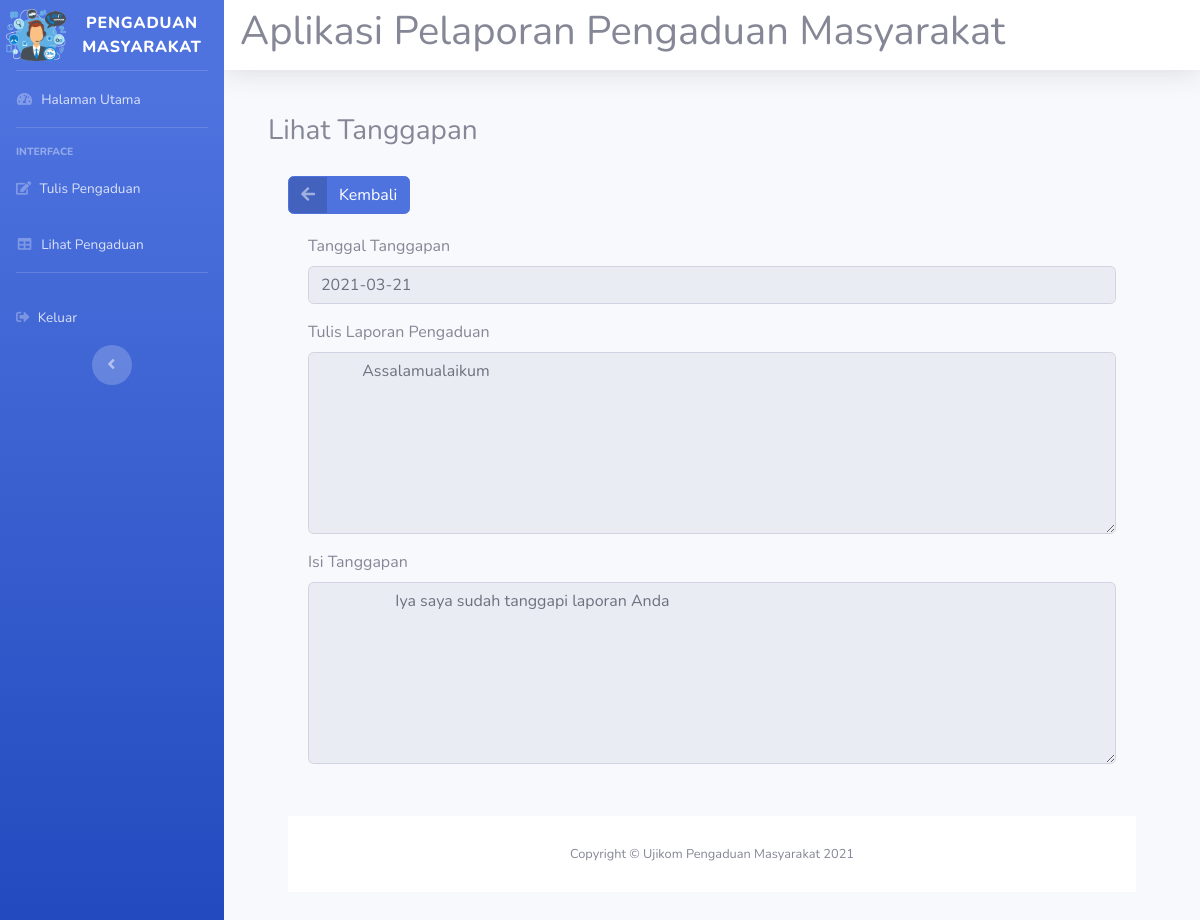
/aplikasi_pengaduanmasyarakat/rifki_masyarakat.php?url=lihat_tanggapan&id=301 (signed in), run on the app's committed database.
### tables this page shows
CREATE TABLE `rifki_tanggapan` (
  `rifki_id_tanggapan` int(11) NOT NULL,
  `rifki_id_pengaduan` int(11) NOT NULL,
  `rifki_tgl_tanggapan` date NOT NULL,
  `rifki_tanggapan` text NOT NULL,
  `rifki_id_petugas` int(11) NOT NULL
);

CREATE TABLE `rifki_pengaduan` (
  `rifki_id_pengaduan` int(11) NOT NULL,
  `rifki_tgl_pengaduan` date NOT NULL,
  `rifki_nik` char(16) NOT NULL,
  `rifki_petugasdinas` varchar(30) NOT NULL,
  `rifki_daerah` varchar(32) NOT NULL,
  `rifki_isi_laporan` text NOT NULL,
  `rifki_foto` varchar(255) NOT NULL,
  `rifki_status` enum('Belum','proses','selesai') NOT NULL
);

### aplikasi_pengaduanmasyarakat/lihat_tanggapan.php (the view, shortened to what this page needs)
<!DOCTYPE html>
<html lang="en">
<head>
  <link href="vendor/fontawesome-free/css/all.min.css" rel="stylesheet" type="text/css">
  <link href="css/sb-admin-2.min.css" rel="stylesheet">
</head>
<body id="page-top">
<div class="card-body">
  <div class="card_header">
    <h3>Lihat Tanggapan</h3>
  </div>
  <div class="card-body">
  <div class="form-group cols-sm-6">
  <a href="?url=lihat_pengaduan" class="btn btn-primary btn-icon-split">
    <span class="icon text-white-50">
      <i class="fas fa-arrow-left"></i>
    </span>
    <span class="text">Kembali</span>
  </a>
  <div class="card-body">
    <form action="" method="post" class="form-horizontal" enctype="multipart/form-data">
      <?php
      include 'rifki_koneksi.php';
      $sql=mysqli_query($koneksi, "SELECT * FROM rifki_pengaduan, rifki_tanggapan where rifki_tanggapan.rifki_id_pengaduan='$_GET[id]' and rifki_tanggapan.rifki_id_pengaduan=rifki_pengaduan.rifki_id_pengaduan");
      $cek=mysqli_num_rows($sql);
      if ($cek<1){
      echo "<font color='red'>Mohon bersabar, pengaduan anda belum ditanggapi</font>";
    }else{
      if ($data=mysqli_fetch_array($sql))
      {
        ?>
      <div class="form-group cols-sm-6">
        <label>Tanggal Tanggapan</label><br>
        <input type="text" name="rifki_tgl_pengaduan" value="<?php echo $data['rifki_tgl_tanggapan']; ?>" class="form-control" readonly>
      </div>
      <div class="form-group cols-sm-6">
        <label>Tulis Laporan Pengaduan</label>
        <textarea class="form-control" rows="7" name="rifki_isi_laporan" readonly="">
          <?php echo $data['rifki_isi_laporan']; ?>
        </textarea>
      </div>
      <div class="form-group cols-sm-6">
        <label>Isi Tanggapan</label>
        <textarea class="form-control" rows="7" name="rifki_isi_laporan" readonly="">
          <?php echo $data['rifki_tanggapan']; ?>
        </textarea>
      </div>
      <?php } } ?>
</body>
</html>

### data on the page
rifki_tanggapan: rifki_tgl_pengaduan "2021-03-21", rifki_isi_laporan "Assalamualaikum", rifki_isi_laporan "Iya saya sudah tanggapi laporan Anda"
